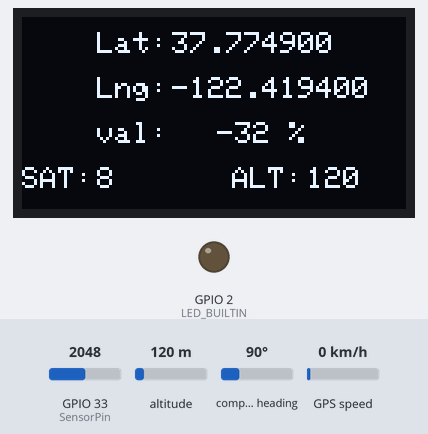
Recording of a program running on a simulated ESP32. On the bench: 128×64 one-colour display, output pins drawn as LEDs (lit = HIGH). The test bench sets the inputs (shaded band); at power-on: GPIO 33 (SensorPin) = 2048, altitude 120 m, compass heading 90°, GPS speed 0 km/h. WiFi joins after 1.5 s; servers stay silent unless stated; uploads are accepted with an empty reply; the GPS gets a fix after 3 s at 37.7749, -122.4194 with 8 satellites; what the program prints to the serial monitor is not drawn.

Above: at 7.2 s.
7.3 s: GPIO 33 (SensorPin) set to 2120
At 10.0 s:
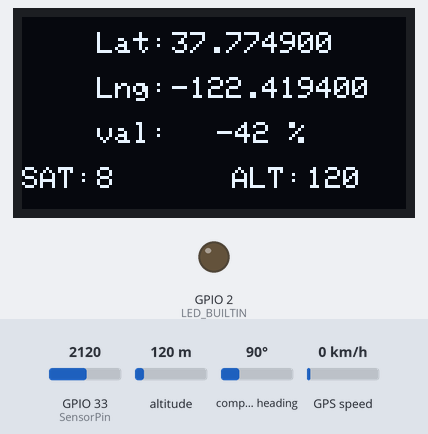
10.4 s: altitude set to 20 m
At 14.1 s:
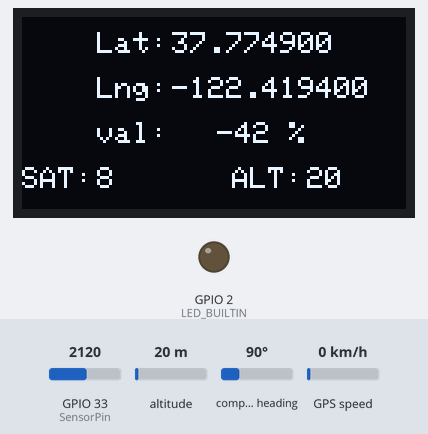
14.8 s: GPIO 33 (SensorPin) set to 2866
At 18.2 s:
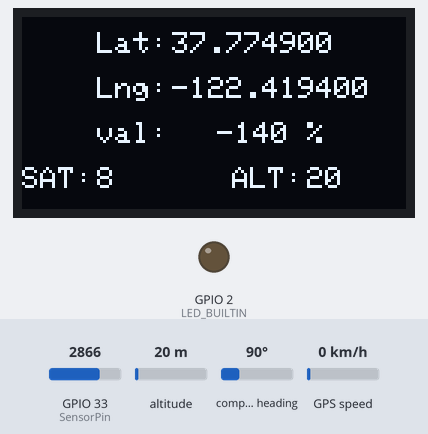
19.3 s: altitude set to 250 m
At 23.4 s:
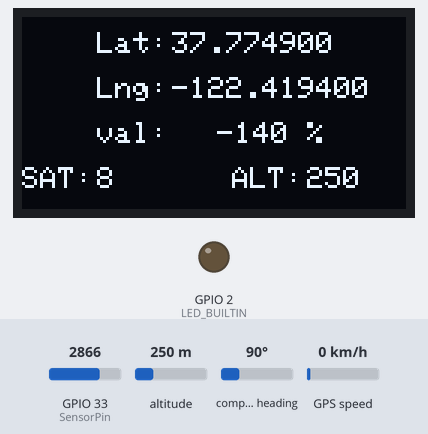
23.7 s: GPIO 33 (SensorPin) set to 3972
At 27.5 s:
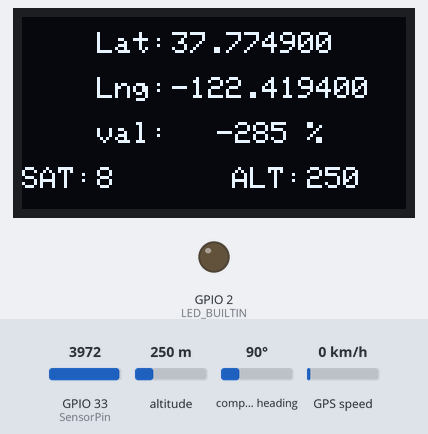
28.2 s: altitude set to 500 m
At 31.5 s:
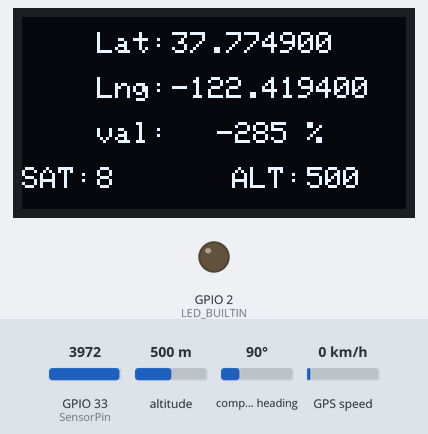
Timing chart, 0 to 33.0 s (numbered marks = the images above; inputs shaded):
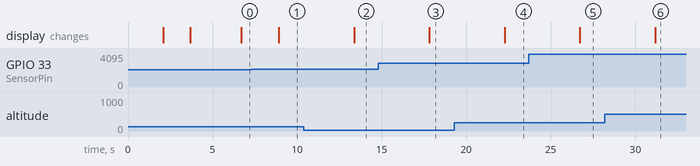

The program:

main.cpp
```cpp
#include <Arduino.h>
#include <Arduino_JSON.h>
#include <Adafruit_GFX.h>
#include <Adafruit_SSD1306.h>
#include <Wire.h>
#include <WiFi.h>
#include <ArduinoHttpClient.h>
#include <TinyGPS++.h>

const int AirValue = 1800;      // you need to replace this value with Value_1
const int WaterValue = 1040; // you need to replace this value with Value_2
const int SensorPin = 33;
int soilMoistureValue = 0;
int soilmoisturepercent = 0;

#define SCREEN_WIDTH 128 // OLED display width, in pixels
#define SCREEN_HEIGHT 64 // OLED display height, in pixels

Adafruit_SSD1306 display(SCREEN_WIDTH, SCREEN_HEIGHT, &Wire, -1);

#define TXD2 17
#define RXD2 16

TinyGPSPlus gps;

// const char *ssid = "KKkkkkKKK";
const char *ssid = "redmi";
// const char *password = "12345679";
const char *password = "987654321";

char serverAddress[] = "tanah-longosor-be.herokuapp.com";
// char serverAddress[] = "192.168.43.125";
int serverPort = 3004;

WiFiClient wifi;
// HttpClient client = HttpClient(wifi, serverAddress, serverPort);
HttpClient client = HttpClient(wifi, serverAddress);

String cek_id()
{
  String id, buf_id;
  uint64_t chipid;
  char ssid[13];
  chipid = ESP.getEfuseMac(); // The chip ID is essentially its MAC address(length: 6 bytes).
  uint16_t chip = (uint16_t)(chipid >> 32);
  snprintf(ssid, 13, "%04X%08X", chip, (uint32_t)chipid);
  for (int i = 0; i < 12; i++)
  {
    buf_id += String(ssid[i]);
  }
  id = buf_id;
  buf_id = "";
  // Serial.println(id);
  return id;
}

void wifi_connect_setup()
{
  // wifi connection timeout = 15 seconds , if it takes longer than that, reboot the ESP32
  unsigned long start = millis();
  while (WiFi.status() != WL_CONNECTED)
  {
    Serial.println("Connecting to WiFi..");
    display.clearDisplay(); // clears the screen buffer
    display.setTextSize(1);
    display.setTextColor(WHITE);
    display.setCursor(0, 0);
    display.println("Connecting to WiFi..");
    display.display();
    if (millis() - start > 10000)
    {
      Serial.println("WiFi connection timeout");
      display.clearDisplay(); // clears the screen buffer
      display.setTextSize(1);
      display.setTextColor(WHITE);
      display.setCursor(0, 0);
      display.println("WiFi connection timeout");
      display.setCursor(0, 20);
      display.println("Rebooting ESP32..");
      display.display();
      delay(2000);
      ESP.restart();
    }
    delay(500);
    Serial.print(".");
  }

  Serial.println("Connected to the WiFi network");
  Serial.print("SSID: ");
  Serial.println(WiFi.SSID());

  IPAddress ip = WiFi.localIP();
  Serial.print("IP Address: ");
  Serial.println(ip);

  display.clearDisplay(); // clears the screen buffer
  display.setTextSize(1);
  display.setTextColor(WHITE);
  display.setCursor(0, 0);
  display.println("Connected to WiFi");
  display.setCursor(0, 10);
  display.println("SSID: " + WiFi.SSID());
  display.setCursor(0, 20);
  display.println("IP Address: " + ip.toString());
  display.display();
  delay(2000);
}

void setup()
{
  Serial.begin(9600);
  Serial2.begin(9600, SERIAL_8N1, RXD2, TXD2);
  if (!display.begin(SSD1306_SWITCHCAPVCC, 0x3C))
  { // Address 0x3C for 128x64
    Serial.println(F("SSD1306 allocation failed"));
    for (;;)
      ; // Don't proceed, loop forever
  }
  Serial.println("Started......");
  // initialize with the I2C address 0x3C (for the 128x64)
  display.clearDisplay(); // clears the screen buffer

  // display intro message
  display.setTextSize(1);
  display.setTextColor(WHITE);
  display.setCursor(0, 0);
  display.println("Selamat datang di");
  display.setCursor(0, 10);
  display.println("Sistem Pengamatan");
  display.setCursor(0, 20);
  display.println("Tanah Longsor");
  display.setCursor(0, 30);
  display.println("Cek Koneksi WI-FI");
  display.display();
  delay(2000);

  WiFi.begin(ssid, password);
  pinMode(LED_BUILTIN, OUTPUT);

  wifi_connect_setup();
}

void print_speed(int soilMoistureValue)
{
  display.clearDisplay();
  display.setTextColor(SSD1306_WHITE);

  if (gps.location.isValid() == 1)
  {
    // String gps_speed = String(gps.speed.kmph());
    display.setTextSize(1);

    display.setCursor(25, 5);
    display.print("Lat: ");
    display.setCursor(50, 5);
    display.print(gps.location.lat(), 6);

    display.setCursor(25, 20);
    display.print("Lng: ");
    display.setCursor(50, 20);
    display.print(gps.location.lng(), 6);

    display.setCursor(25, 35);
    display.print("val: ");
    display.setCursor(65, 35);
    display.print(soilMoistureValue);
    display.print(" %");

    display.setTextSize(1);
    display.setCursor(0, 50);
    display.print("SAT:");
    display.setCursor(25, 50);
    display.print(gps.satellites.value());

    display.setTextSize(1);
    display.setCursor(70, 50);
    display.print("ALT:");
    display.setCursor(95, 50);
    display.print(gps.altitude.meters(), 0);
    display.display();
    // send latitude ,longitude ,id ,soilMoistureValue to server
    client.post("/api/from_esp32", "application/json", "{\"latitude\":\"" + String(gps.location.lat()) + "\",\"longitude\":\"" + String(gps.location.lng()) + "\",\"id\":\"" + cek_id() + "\",\"soilMoistureValue\":\"" + String(soilMoistureValue) + "\"}");
  }
  else
  {
    Serial.println("GPS is not valid in this print_speed()");
    display.setTextSize(1);
    display.setCursor(25, 5);
    display.print("GPS: ");
    display.setCursor(50, 5);
    // display.print(' ');
    display.print("Searching..");

    display.setCursor(25, 20);
    display.print("Val: ");
    display.setCursor(50, 20);
    display.print(soilMoistureValue);
    display.print(" %");
    display.display();
    client.post("/api/from_esp32", "application/json", "{\"latitude\":\"" + String("") + "\",\"longitude\":\"" + String("") + "\",\"id\":\"" + cek_id() + "\",\"soilMoistureValue\":\"" + String(soilMoistureValue) + "\"}");
  }
  client.endRequest();
  // int statusCode = client.responseStatusCode();
  String response = client.responseBody();
  JSONVar myObject = JSON.parse(response);
  if (JSON.typeof(myObject) == "undefined")
  {
    Serial.println("Parsing input failed!");
    return;
  }
  else
  {
    Serial.println("Parsing input success!");
    Serial.println(myObject);
    // Serial.println(myObject["data"]["status"]);
  }
}

void wifi_reconnect()
{
  unsigned long start = millis();
  // if WiFi is down, try reconnecting every CHECK_WIFI_TIME seconds
  while (WiFi.status() != WL_CONNECTED)
  {
    Serial.println("Connecting to WiFi..");
    display.clearDisplay(); // clears the screen buffer
    display.setTextSize(1);
    display.setTextColor(WHITE);
    display.setCursor(0, 0);
    display.println("Connecting to WiFi..");
    display.display();
    WiFi.disconnect();
    WiFi.reconnect();
    if (millis() - start > 15000)
    {
      Serial.println("WiFi connection timeout");
      display.clearDisplay(); // clears the screen buffer
      display.setTextSize(1);
      display.setTextColor(WHITE);
      display.setCursor(0, 0);
      display.println("WiFi connection timeout");
      display.setCursor(0, 20);
      display.println("Rebooting ESP32..");
      display.display();
      delay(2000);
      ESP.restart();
    }

    delay(500);
  }
  IPAddress ip = WiFi.localIP();
  delay(500);
}

void loop()
{
  // wifi_reconnect();
  soilMoistureValue = analogRead(SensorPin);
  Serial.println(soilMoistureValue);
  // Serial.println(" inital value of soil moisture");
  soilmoisturepercent = map(soilMoistureValue, AirValue, WaterValue, 0, 100);

  boolean newData = false;
  for (unsigned long start = millis(); millis() - start < 1000;)
  {
    while (Serial2.available())
    {
      if (gps.encode(Serial2.read()))
      {
        newData = true;
      }
    }
  }

  // If newData is true
  if (newData == true)
  {
    newData = false;
    Serial.println(gps.satellites.value());
    print_speed(soilmoisturepercent);
  }
  else
  {
    Serial.println("No Data in this loop()");
    display.clearDisplay();
    display.setTextColor(SSD1306_WHITE);
    display.setTextSize(1);
    display.setCursor(25, 5);
    display.print("GPS: ");
    display.setCursor(50, 5);
    // display.print();
    display.print("No Data");

    display.setCursor(25, 20);
    display.print("Val: ");
    display.setCursor(50, 20);
    display.print(soilMoistureValue);
    display.print(" %");
    display.display();
    client.post("/api/from_esp32", "application/json", "{\"latitude\":\"" + String("") + "\",\"longitude\":\"" + String("") + "\",\"id\":\"" + cek_id() + "\",\"soilMoistureValue\":\"" + String(soilMoistureValue) + "\"}");
    // int statusCode = client.responseStatusCode();
    String response = client.responseBody();
    JSONVar myObject = JSON.parse(response);
    if (JSON.typeof(myObject) == "undefined")
    {
      Serial.println("Parsing input failed!");
      return;
    }
    else
    {
      Serial.println("Parsing input success!");
      Serial.println(myObject);
    }
  }

  delay(1000);
}
```

Measured:
- the behaviour switches between 2050 and 2051 on GPIO 33 (SensorPin) (found by bisection; images 0 and 1)
- after the input at 7.3 s, the display: changes after 1.6 s (image 1)
- after the input at 10.4 s, the display: changes after 3.0 s (image 2)
- after the input at 14.8 s, the display: changes after 3.0 s (image 3)
- after the input at 19.3 s, the display: changes after 3.0 s (image 4)
- after the input at 23.7 s, the display: changes after 3.0 s (image 5)
- after the input at 28.2 s, the display: changes after 3.0 s (image 6)
